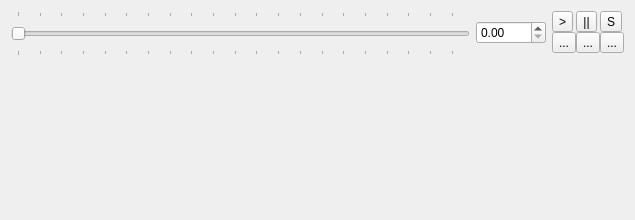
<?xml version="1.0" encoding="UTF-8"?>
<ui version="4.0">
 <class>TimeLine</class>
 <widget class="QWidget" name="TimeLine">
  <property name="geometry">
   <rect>
    <x>0</x>
    <y>0</y>
    <width>635</width>
    <height>220</height>
   </rect>
  </property>
  <property name="windowTitle">
   <string>Form</string>
  </property>
  <layout class="QHBoxLayout" name="horizontalLayout">
   <item>
    <layout class="QVBoxLayout" name="verticalLayout">
     <item>
      <widget class="QSlider" name="timeLineSlider">
       <property name="minimumSize">
        <size>
         <width>0</width>
         <height>45</height>
        </size>
       </property>
       <property name="maximum">
        <number>1024</number>
       </property>
       <property name="pageStep">
        <number>50</number>
       </property>
       <property name="orientation">
        <enum>Qt::Horizontal</enum>
       </property>
       <property name="invertedControls">
        <bool>false</bool>
       </property>
       <property name="tickPosition">
        <enum>QSlider::TicksBothSides</enum>
       </property>
       <property name="tickInterval">
        <number>0</number>
       </property>
      </widget>
     </item>
     <item>
      <spacer name="verticalSpacer">
       <property name="orientation">
        <enum>Qt::Vertical</enum>
       </property>
       <property name="sizeHint" stdset="0">
        <size>
         <width>20</width>
         <height>40</height>
        </size>
       </property>
      </spacer>
     </item>
    </layout>
   </item>
   <item>
    <layout class="QVBoxLayout" name="verticalLayout_2">
     <item>
      <spacer name="verticalSpacer_4">
       <property name="orientation">
        <enum>Qt::Vertical</enum>
       </property>
       <property name="sizeType">
        <enum>QSizePolicy::Fixed</enum>
       </property>
       <property name="sizeHint" stdset="0">
        <size>
         <width>20</width>
         <height>10</height>
        </size>
       </property>
      </spacer>
     </item>
     <item>
      <widget class="QDoubleSpinBox" name="currentTime">
       <property name="minimumSize">
        <size>
         <width>70</width>
         <height>0</height>
        </size>
       </property>
      </widget>
     </item>
     <item>
      <spacer name="verticalSpacer_3">
       <property name="orientation">
        <enum>Qt::Vertical</enum>
       </property>
       <property name="sizeHint" stdset="0">
        <size>
         <width>20</width>
         <height>40</height>
        </size>
       </property>
      </spacer>
     </item>
    </layout>
   </item>
   <item>
    <layout class="QGridLayout" name="gridLayout_2">
     <property name="sizeConstraint">
      <enum>QLayout::SetMinimumSize</enum>
     </property>
     <property name="spacing">
      <number>0</number>
     </property>
     <item row="0" column="0">
      <widget class="QToolButton" name="playButton">
       <property name="text">
        <string>&gt;</string>
       </property>
      </widget>
     </item>
     <item row="0" column="1">
      <widget class="QToolButton" name="pauseButton">
       <property name="text">
        <string>||</string>
       </property>
      </widget>
     </item>
     <item row="0" column="2">
      <widget class="QToolButton" name="stopButton">
       <property name="text">
        <string>S</string>
       </property>
      </widget>
     </item>
     <item row="1" column="0">
      <widget class="QToolButton" name="toolButton_4">
       <property name="text">
        <string>...</string>
       </property>
      </widget>
     </item>
     <item row="1" column="1">
      <widget class="QToolButton" name="toolButton_5">
       <property name="text">
        <string>...</string>
       </property>
      </widget>
     </item>
     <item row="1" column="2">
      <widget class="QToolButton" name="toolButton_6">
       <property name="text">
        <string>...</string>
       </property>
      </widget>
     </item>
     <item row="2" column="1">
      <spacer name="verticalSpacer_2">
       <property name="orientation">
        <enum>Qt::Vertical</enum>
       </property>
       <property name="sizeHint" stdset="0">
        <size>
         <width>20</width>
         <height>40</height>
        </size>
       </property>
      </spacer>
     </item>
    </layout>
   </item>
  </layout>
 </widget>
 <resources/>
 <connections/>
</ui>
